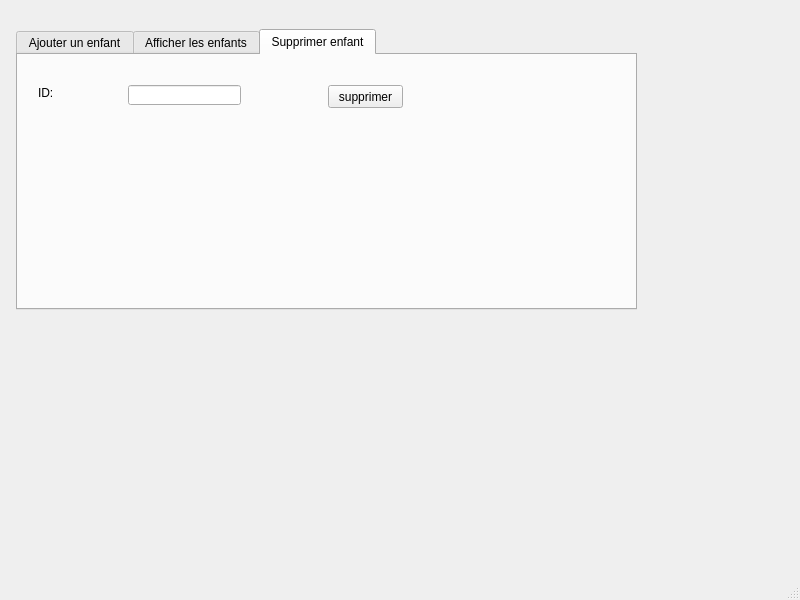
<?xml version="1.0" encoding="UTF-8"?>
<ui version="4.0">
 <class>MainWindow</class>
 <widget class="QMainWindow" name="MainWindow">
  <property name="geometry">
   <rect>
    <x>0</x>
    <y>0</y>
    <width>800</width>
    <height>600</height>
   </rect>
  </property>
  <property name="windowTitle">
   <string>MainWindow</string>
  </property>
  <widget class="QWidget" name="centralwidget">
   <widget class="QTabWidget" name="tabWidget">
    <property name="geometry">
     <rect>
      <x>16</x>
      <y>29</y>
      <width>621</width>
      <height>281</height>
     </rect>
    </property>
    <property name="currentIndex">
     <number>2</number>
    </property>
    <widget class="QWidget" name="tab">
     <attribute name="title">
      <string>Ajouter un enfant</string>
     </attribute>
     <widget class="QGroupBox" name="groupBox">
      <property name="geometry">
       <rect>
        <x>0</x>
        <y>20</y>
        <width>501</width>
        <height>231</height>
       </rect>
      </property>
      <property name="title">
       <string>Ajout</string>
      </property>
      <widget class="QLabel" name="label">
       <property name="geometry">
        <rect>
         <x>20</x>
         <y>40</y>
         <width>47</width>
         <height>13</height>
        </rect>
       </property>
       <property name="text">
        <string>ID:</string>
       </property>
      </widget>
      <widget class="QLabel" name="label_2">
       <property name="geometry">
        <rect>
         <x>20</x>
         <y>80</y>
         <width>47</width>
         <height>13</height>
        </rect>
       </property>
       <property name="text">
        <string>NOM:</string>
       </property>
      </widget>
      <widget class="QLabel" name="label_3">
       <property name="geometry">
        <rect>
         <x>20</x>
         <y>120</y>
         <width>61</width>
         <height>16</height>
        </rect>
       </property>
       <property name="text">
        <string>PRENOM:</string>
       </property>
      </widget>
      <widget class="QLabel" name="label_4">
       <property name="geometry">
        <rect>
         <x>20</x>
         <y>160</y>
         <width>47</width>
         <height>13</height>
        </rect>
       </property>
       <property name="text">
        <string>AGE:</string>
       </property>
      </widget>
      <widget class="QLineEdit" name="line_id">
       <property name="geometry">
        <rect>
         <x>110</x>
         <y>40</y>
         <width>113</width>
         <height>20</height>
        </rect>
       </property>
      </widget>
      <widget class="QLineEdit" name="line_nom">
       <property name="geometry">
        <rect>
         <x>110</x>
         <y>80</y>
         <width>113</width>
         <height>20</height>
        </rect>
       </property>
      </widget>
      <widget class="QLineEdit" name="line_prenom">
       <property name="geometry">
        <rect>
         <x>110</x>
         <y>120</y>
         <width>113</width>
         <height>20</height>
        </rect>
       </property>
      </widget>
      <widget class="QLineEdit" name="line_age">
       <property name="geometry">
        <rect>
         <x>110</x>
         <y>160</y>
         <width>113</width>
         <height>20</height>
        </rect>
       </property>
      </widget>
      <widget class="QPushButton" name="bt_ajouter">
       <property name="geometry">
        <rect>
         <x>410</x>
         <y>190</y>
         <width>75</width>
         <height>23</height>
        </rect>
       </property>
       <property name="text">
        <string>Ajouter</string>
       </property>
      </widget>
     </widget>
    </widget>
    <widget class="QWidget" name="tab_2">
     <attribute name="title">
      <string>Afficher les enfants</string>
     </attribute>
     <widget class="QTableView" name="tab_enfant">
      <property name="geometry">
       <rect>
        <x>15</x>
        <y>11</y>
        <width>471</width>
        <height>231</height>
       </rect>
      </property>
     </widget>
    </widget>
    <widget class="QWidget" name="tab_3">
     <attribute name="title">
      <string>Supprimer enfant</string>
     </attribute>
     <widget class="QLabel" name="label_5">
      <property name="geometry">
       <rect>
        <x>20</x>
        <y>30</y>
        <width>31</width>
        <height>16</height>
       </rect>
      </property>
      <property name="text">
       <string>ID:</string>
      </property>
     </widget>
     <widget class="QLineEdit" name="id_supp">
      <property name="geometry">
       <rect>
        <x>110</x>
        <y>30</y>
        <width>113</width>
        <height>20</height>
       </rect>
      </property>
     </widget>
     <widget class="QPushButton" name="bt_supprimer">
      <property name="geometry">
       <rect>
        <x>310</x>
        <y>30</y>
        <width>75</width>
        <height>23</height>
       </rect>
      </property>
      <property name="text">
       <string>supprimer</string>
      </property>
     </widget>
    </widget>
   </widget>
  </widget>
  <widget class="QMenuBar" name="menubar">
   <property name="geometry">
    <rect>
     <x>0</x>
     <y>0</y>
     <width>800</width>
     <height>21</height>
    </rect>
   </property>
  </widget>
  <widget class="QStatusBar" name="statusbar"/>
 </widget>
 <resources/>
 <connections/>
</ui>
